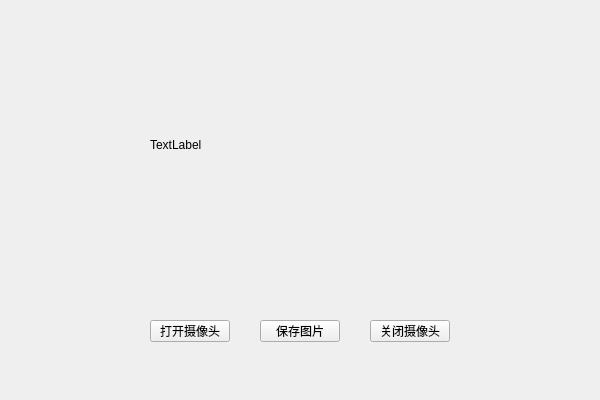
<?xml version="1.0" encoding="UTF-8"?>
<ui version="4.0">
 <class>myCam</class>
 <widget class="QWidget" name="myCam">
  <property name="geometry">
   <rect>
    <x>0</x>
    <y>0</y>
    <width>600</width>
    <height>400</height>
   </rect>
  </property>
  <property name="windowTitle">
   <string>myCam</string>
  </property>
  <widget class="QLabel" name="label_show">
   <property name="geometry">
    <rect>
     <x>150</x>
     <y>20</y>
     <width>300</width>
     <height>250</height>
    </rect>
   </property>
   <property name="text">
    <string>TextLabel</string>
   </property>
  </widget>
  <widget class="QPushButton" name="Bt_CamOpen">
   <property name="geometry">
    <rect>
     <x>150</x>
     <y>320</y>
     <width>80</width>
     <height>22</height>
    </rect>
   </property>
   <property name="text">
    <string>打开摄像头</string>
   </property>
  </widget>
  <widget class="QPushButton" name="Bt_CamClose">
   <property name="geometry">
    <rect>
     <x>370</x>
     <y>320</y>
     <width>80</width>
     <height>22</height>
    </rect>
   </property>
   <property name="text">
    <string>关闭摄像头</string>
   </property>
  </widget>
  <widget class="QPushButton" name="Bt_SaveImg">
   <property name="geometry">
    <rect>
     <x>260</x>
     <y>320</y>
     <width>80</width>
     <height>22</height>
    </rect>
   </property>
   <property name="text">
    <string>保存图片</string>
   </property>
  </widget>
 </widget>
 <layoutdefault spacing="6" margin="11"/>
 <resources/>
 <connections/>
</ui>
